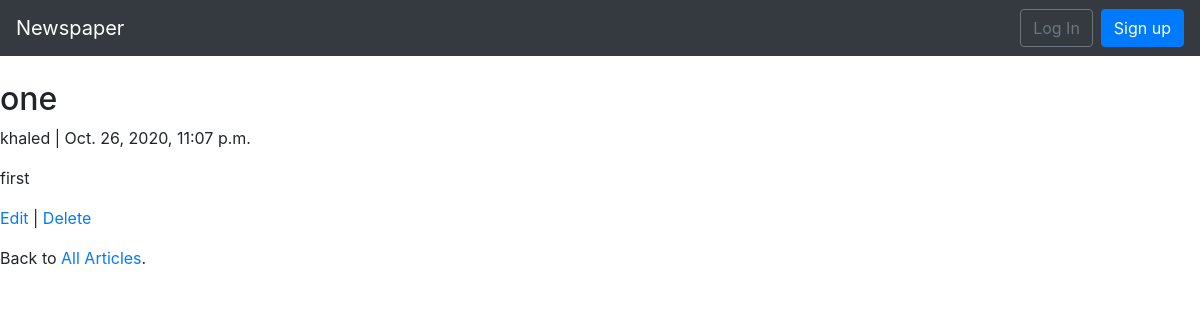
/articles/1/, run on the app's committed database.
### articles/models.py (models this page shows, shortened)
class Article (models.Model):
    title = models.CharField(max_length=255)
    body = models.TextField()
    date = models.DateTimeField(auto_now_add=True)
    author = models.ForeignKey(get_user_model(), on_delete=models.CASCADE,)

### users/models.py (models this page shows)
class CustomUser (AbstractUser):
    age = models.PositiveIntegerField(null = True , blank = True)

### articles/views.py (the view)
# urls.py: path("<int:pk>/",ArticleDetailView.as_view(), name = "article_detail" ),
class ArticleDetailView (DetailView):
    model = Article
    template_name = "article_detail.html"

### templates/article_detail.html
{% extends 'base.html' %}
{% block content %}
    <div class="article-entry">
        <h2>{{ object.title }}</h2>
        <p>{{ object.author}} | {{ object.date }}</p>
        <p>{{ object.body }}</p>
    </div>
    <p><a href="{% url 'article_edit' article.pk %}">Edit</a> |
        <a href="{% url 'article_delete' article.pk %}">Delete</a>
    </p>
    <p>Back to <a href="{% url 'article_list' %}">All Articles</a>.</p>
{% endblock content %}

### data on the page
Article: title "one", author "khaled", date "Oct. 26, 2020, 11:07 p.m.", body "first"
